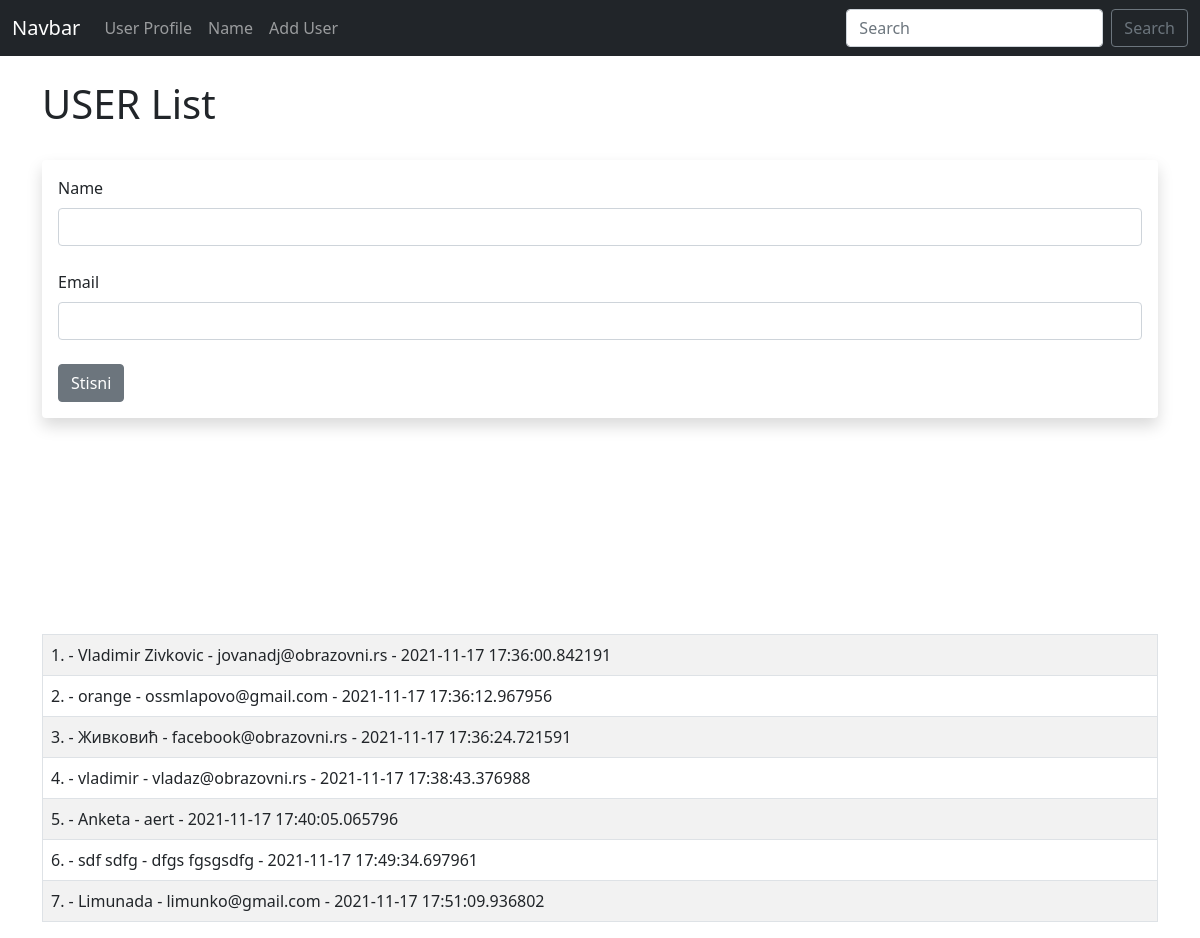
Screenshot of /user/add with the database file from the repository.
### hello.py (models this page shows, shortened)
class Users(db.Model):
    id = db.Column(db.Integer, primary_key=True)
    name = db.Column(db.String(200), nullable=False )
    email =db.Column(db.String(200), nullable=False, unique=True)
    date_added =db.Column(db.DateTime, default=datetime.utcnow)

### hello.py (the view, shortened to what this page needs)
@app.route('/user/add', methods=['GET', 'POST'])
def add_user():
    name = None
    form = UserForm()
    our_users = Users.query.order_by(Users.date_added)
    return render_template("add_user.html", form=form, name=name, our_users=our_users)

### hello.py
class UserForm(FlaskForm):
    name = StringField("Name", validators=[DataRequired()])
    email = StringField("Email", validators=[DataRequired()])
    submit = SubmitField("Stisni")

### templates/add_user.html (shortened to what this page needs)
{% extends 'base.html'%}
{% block content %}
{% if name %}
    <h1>User Added!</h1>
    <table class="table table-hover table-bordered table-striped" >
    {% for our_user in our_users %}
    <tr>
   <td> {{our_user.id}}</td>
   <td> {{ our_user.name }}</td>
   <td> {{ our_user.email}}</td>
   <td> {{ our_user.date_added}} </td>
</tr>
{% endfor %}
</table>
{% else %}
    <h1>USER List</h1>
    <br>
    <div class="shadow p-3 mb-5 bg-body rounded">
    <form method="POST">
            {{ form.name.label (class="form-label")}}
            {{ form.name(class="form-control") }}
            <br>
            {{ form.email.label (class="form-label")}}
            {{ form.email(class="form-control") }}
            <br>
            {{ form.submit(class="btn btn-secondary") }}
    </form>
</div>
 <table class="table table-hover table-bordered table-striped" >
 {% for our_user in our_users %}
    <tr>
        <td>{{our_user.id}}. - {{ our_user.name }} - {{ our_user.email}} - {{ our_user.date_added}}</td> <br>
</tr>
{% endfor %}
</table>
{% endif %}
{% endblock %}

### templates/base.html (shortened to what this page needs)
<!doctype html>
<html lang="en">
  <head>
    <link href="https://cdn.jsdelivr.net/npm/bootstrap@5.1.3/dist/css/bootstrap.min.css" rel="stylesheet">
  </head>
  <body>
      {% include 'navbar.html'%}
      <br>
      <div class="container">
        {% block content %}
        {% endblock %}
      </div>
  </body>
</html>

### templates/navbar.html (shortened to what this page needs)
<nav class="navbar navbar-expand-lg navbar-dark bg-dark">
    <div class="container-fluid">
      <a class="navbar-brand" href="{{url_for('index')}}">Navbar</a>
      <div class="collapse navbar-collapse" id="navbarSupportedContent">
        <ul class="navbar-nav me-auto mb-2 mb-lg-0">
          <li class="nav-item">
            <a class="nav-link" href="{{url_for ('user', name = 'John')}}">User Profile</a>
          </li>
          <li class="nav-item">
            <a class="nav-link" href="{{url_for ('name')}}">Name</a>
            </li>
            <li class="nav-item">
              <a class="nav-link" href="{{url_for ('add_user')}}">Add User</a>
            </li>
        </ul>
        <form class="d-flex">
          <input class="form-control me-2" type="search" placeholder="Search" aria-label="Search">
          <button class="btn btn-outline-secondary" type="submit">Search</button>
        </form>
      </div>
    </div>
  </nav>

### rows the page displays
Users: id "1", name "Vladimir Zivkovic", email "jovanadj@obrazovni.rs", date_added "2021-11-17 17:36:00.842191"
Users: id "2", name "orange", email "ossmlapovo@gmail.com", date_added "2021-11-17 17:36:12.967956"
Users: id "3", name "Живковић", email "facebook@obrazovni.rs", date_added "2021-11-17 17:36:24.721591"
Users: id "4", name "vladimir", email "vladaz@obrazovni.rs", date_added "2021-11-17 17:38:43.376988"
Users: id "5", name "Anketa", email "aert", date_added "2021-11-17 17:40:05.065796"
Users: id "6", name "sdf sdfg", email "dfgs fgsgsdfg", date_added "2021-11-17 17:49:34.697961"
Users: id "7", name "Limunada", email "limunko@gmail.com", date_added "2021-11-17 17:51:09.936802"
